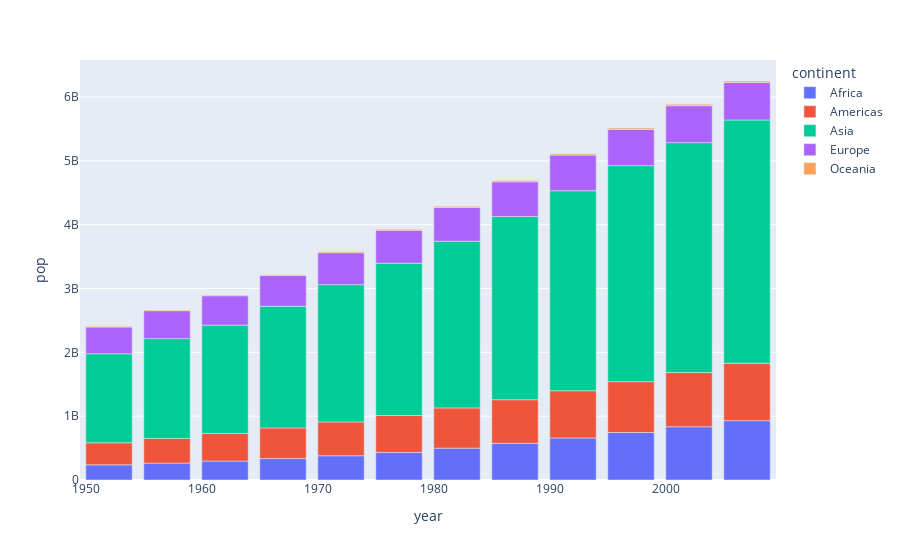

Source (notebook cell):
### Code cell
""" Bars """
df = px.data.gapminder().groupby(['year','continent'])['pop'].sum().reset_index()
fig = px.bar(df, x="year", y="pop", color="continent")
fig.show()

### Figure 1 — Plotly figure (JSON) as saved in the notebook; plotly's stock layout.template omitted (floating-point values rounded to 4 significant figures)
{"data": [{"alignmentgroup": "True", "hovertemplate": "continent=Africa<br>year=%{x}<br>pop=%{y}<extra></extra>", "legendgroup": "Africa", "marker": {"color": "#636efa", "pattern": {"shape": ""}}, "name": "Africa", "offsetgroup": "Africa", "orientation": "v", "showlegend": true, "textposition": "auto", "type": "bar", "x": [1952, 1957, 1962, 1967, 1972, 1977, 1982, 1987, 1992, 1997, 2002, 2007], "xaxis": "x", "y": [237640501, 264837738, 296516865, 335289489, 379879541, 433061021, 499348587, 574834110, 659081517, 743832984, 833723916, 929539692], "yaxis": "y"}, {"alignmentgroup": "True", "hovertemplate": "continent=Americas<br>year=%{x}<br>pop=%{y}<extra></extra>", "legendgroup": "Americas", "marker": {"color": "#EF553B", "pattern": {"shape": ""}}, "name": "Americas", "offsetgroup": "Americas", "orientation": "v", "showlegend": true, "textposition": "auto", "type": "bar", "x": [1952, 1957, 1962, 1967, 1972, 1977, 1982, 1987, 1992, 1997, 2002, 2007], "xaxis": "x", "y": [345152446, 386953916, 433270254, 480746623, 529384210, 578067699, 630290920, 682753971, 739274104, 796900410, 849772762, 898871184], "yaxis": "y"}, {"alignmentgroup": "True", "hovertemplate": "continent=Asia<br>year=%{x}<br>pop=%{y}<extra></extra>", "legendgroup": "Asia", "marker": {"color": "#00cc96", "pattern": {"shape": ""}}, "name": "Asia", "offsetgroup": "Asia", "orientation": "v", "showlegend": true, "textposition": "auto", "type": "bar", "x": [1952, 1957, 1962, 1967, 1972, 1977, 1982, 1987, 1992, 1997, 2002, 2007], "xaxis": "x", "y": [1395357351, 1562780599, 1696357182, 1905662900, 2150972248, 2384513556, 2610135582, 2871220762, 3133292191, 3383285500, 3601802203, 3811953827], "yaxis": "y"}, {"alignmentgroup": "True", "hovertemplate": "continent=Europe<br>year=%{x}<br>pop=%{y}<extra></extra>", "legendgroup": "Europe", "marker": {"color": "#ab63fa", "pattern": {"shape": ""}}, "name": "Europe", "offsetgroup": "Europe", "orientation": "v", "showlegend": true, "textposition": "auto", "type": "bar", "x": [1952, 1957, 1962, 1967, 1972, 1977, 1982, 1987, 1992, 1997, 2002, 2007], "xaxis": "x", "y": [418120846, 437890351, 460355155, 481178958, 500635059, 517164531, 531266901, 543094160, 558142797, 568944148, 578223869, 586098529], "yaxis": "y"}, {"alignmentgroup": "True", "hovertemplate": "continent=Oceania<br>year=%{x}<br>pop=%{y}<extra></extra>", "legendgroup": "Oceania", "marker": {"color": "#FFA15A", "pattern": {"shape": ""}}, "name": "Oceania", "offsetgroup": "Oceania", "orientation": "v", "showlegend": true, "textposition": "auto", "type": "bar", "x": [1952, 1957, 1962, 1967, 1972, 1977, 1982, 1987, 1992, 1997, 2002, 2007], "xaxis": "x", "y": [10686006, 11941976, 13283518, 14600414, 16106100, 17239000, 18394850, 19574415, 20919651, 22241430, 23454829, 24549947], "yaxis": "y"}], "layout": {"barmode": "relative", "legend": {"title": {"text": "continent"}, "tracegroupgap": 0}, "margin": {"t": 60}, "xaxis": {"anchor": "y", "domain": [0, 1], "title": {"text": "year"}}, "yaxis": {"anchor": "x", "domain": [0, 1], "title": {"text": "pop"}}}}
